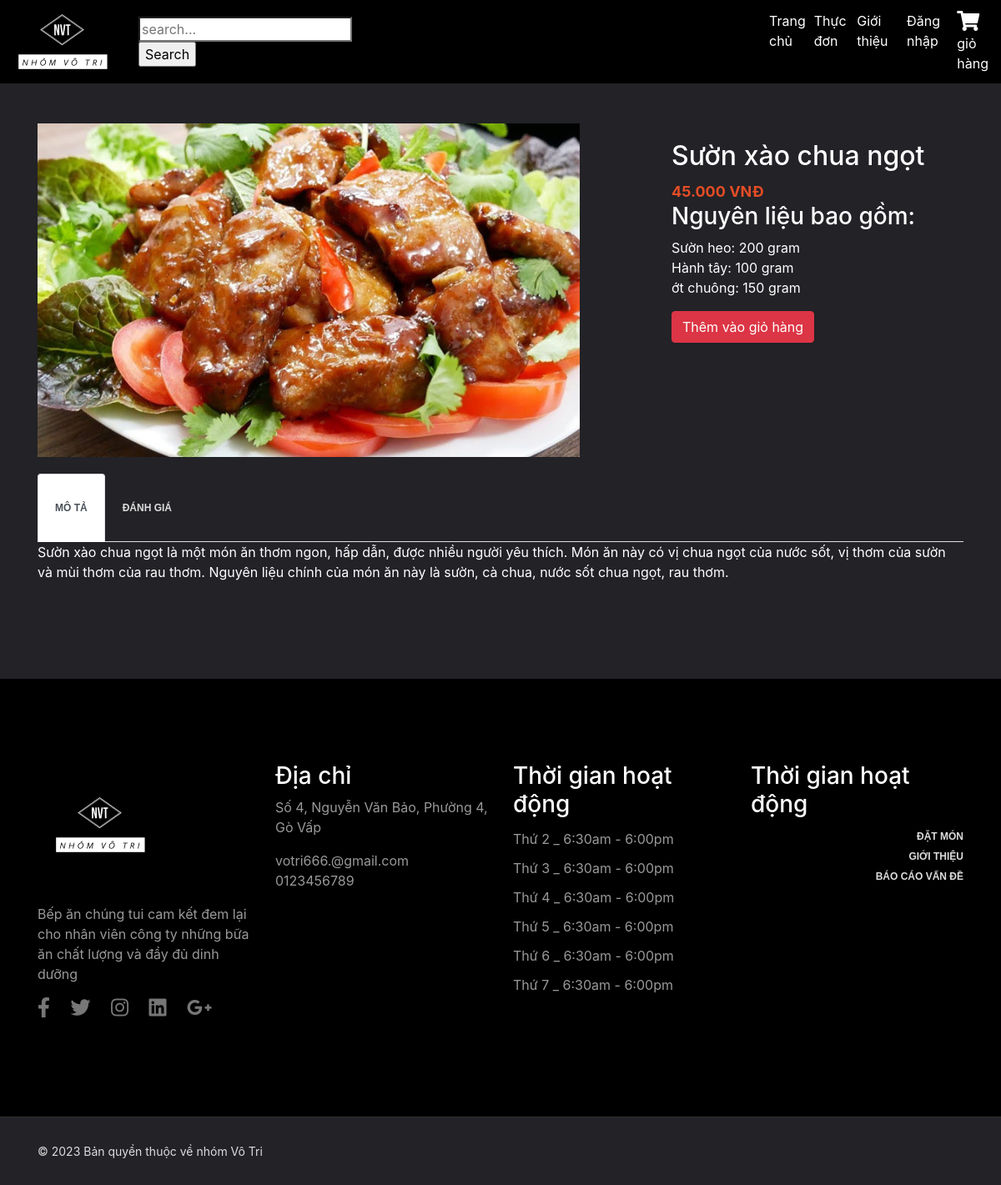
/?mod=chitiet&id=8&date=2023-12-13, run on the app's committed database.
### tables this page shows
CREATE TABLE `chitietnguyenlieu` (
  `idnguyenlieu` int(2) NOT NULL,
  `id_monan` int(2) NOT NULL,
  `soluongsudung` int(10) NOT NULL,
  `donvitinh` varchar(30) NOT NULL
);

CREATE TABLE `nguyenlieu` (
  `idnguyenlieu` int(2) NOT NULL,
  `tennguyenlieu` varchar(30) NOT NULL
);

### Controller/cMonan.php (called while the page is built, shortened)
<?php
include_once("Model/mMonan.php");
class controlMonan
{
    function getShowchitiet($id)
    {
        $p = new modelMonan();
        $tbl = $p->Showchitiet($id);
        return $tbl;
    }
}
?>

### Model/ketnoi.php (called while the page is built, shortened)
<?php
class KetNoiDB
{
    function moKetNoi(& $con)
    {
        $con = new mysqli("localhost", "root", "", "bepan_votri");
        $con->set_charset("utf8");
        return $con;
    }
}
?>

### Model/mMonan.php (called while the page is built, shortened)
<?php
include_once("ketnoi.php");
class modelMonan
{
    function Showchitiet($id)
{
    $p = new KetNoiDB();
    if ($p->moKetNoi($con)) {
        $query = "SELECT monan.*, chitietnguyenlieu.*, nguyenlieu.tennguyenlieu
        FROM monan
        INNER JOIN chitietnguyenlieu ON monan.id_monan = chitietnguyenlieu.id_monan
        INNER JOIN nguyenlieu ON nguyenlieu.idnguyenlieu = chitietnguyenlieu.idnguyenlieu
        WHERE monan.id_monan =" . $id;
        $result = $con->query($query);
        if ($result) {
            $data = array();
            while ($row = $result->fetch_assoc()) {
                $data['monan']['id_monan'] = $row['id_monan'];
                $data['monan']['tenmonan'] = $row['tenmonan'];
                $data['monan']['gia'] = $row['gia'];
                $data['monan']['hinhanh'] = $row['hinhanh'];
                $data['monan']['mota'] = $row['mota'];
                $data['nguyenlieu'][] = array(
                    'idnguyenlieu' => $row['idnguyenlieu'],
                    'tennguyenlieu' => $row['tennguyenlieu'],
                    'soluongsudung' => $row['soluongsudung'],
                    'donvitinh' => $row['donvitinh'],
                );
            }
            return $data;
        } else {
            echo "Lỗi truy vấn: " . $con->error;
        }
    } else {
        return false;
    }
}
}
?>

### View/vChitietmonan.php (the view, shortened to what this page needs)
<?php
include_once("Controller/cMonan.php");
$p = new controlMonan();
if (isset($_GET['id'])) {
    $id = $_GET['id'];
    $monan = $p->getShowchitiet($id);
} else {
    echo "Không có ID món ăn được cung cấp.";
    exit;
}
?>
<!DOCTYPE html>
<html lang="en">
<head>
</head>
<body>
<section style="padding: 100px 0 100px; background-color: #222227;">
<div class="container mt-5 ">
    <div class="row">
        <div class="col-md-8">
            <div class="chitiet">
                <img src="Design/image/<?php echo $monan['monan']['hinhanh']; ?>" alt="<?php echo $monan['monan']['tenmonan']; ?>">
            </div>
        </div>
        <div class="col-md-4">
        <div class="info">
    <div class="name"><h2><?php echo $monan['monan']['tenmonan']; ?></h2></div>
    <div class="price"><?php echo number_format($monan['monan']['gia'], 0, ',', '.') ?> VNĐ</div>
    <div><h3>Nguyên liệu bao gồm:</h3></div>
    <?php
    if (isset($monan['nguyenlieu']) && is_array($monan['nguyenlieu'])) {
        echo '<ul>';
        foreach ($monan['nguyenlieu'] as $nguyenlieu) {
            echo '<li>' . $nguyenlieu['tennguyenlieu'] . ': ' . $nguyenlieu['soluongsudung'] . ' ' . $nguyenlieu['donvitinh'] . '</li>';
        }
        echo '</ul>';
    } else {
        echo 'Không có nguyên liệu.';
    }
    ?>
        <a href="index.php?mod=cart&act=Add&id_monan=<?php echo $monan['monan']['id_monan']; ?>&date=<?php echo $_GET['date'] ?>" class="btn btn-danger">Thêm vào giỏ hàng</a>
</div>
        </div>
        <div class="col-md-12">
            <ul class="nav nav-tabs">
                <li class="nav-item">
                    <a class="nav-link active" id="moTa-tab" data-toggle="tab" href="#moTa">Mô tả</a>
                </li>
                <li class="nav-item">
                    <a class="nav-link" id="danhGia-tab" data-toggle="tab" href="#danhGia">Đánh giá</a>
                </li>
            </ul>
            <div class="tab-content">
                <div class="tab-pane fade show active" id="moTa">
                    <p><?php echo $monan['monan']['mota']; ?></p>
                </div>
        </div>
    </div>
</div>
</section>
<section class="widget_section" style="background-color: black;padding: 100px 0;">
        <div class="container">
            <div class="row">
                <div class="col-lg-3 col-md-6">
                <img src="./Design/images/Nhom_vo_tri_logos_white.png" alt="Restaurant Logo" style="width: 150px;margin-bottom: 20px;">
                    <div class="footer_widget">
                        <p>
                            Bếp ăn chúng tui cam kết đem lại cho nhân viên công ty những bữa ăn chất lượng và đầy đủ dinh dưỡng
                        </p>
                        <ul class="widget_social">
                            <li><a href="#" data-toggle="tooltip" title="Facebook"><i class="fab fa-facebook-f fa-2x"></i></a></li>
                            <li><a href="#" data-toggle="tooltip" title="Twitter"><i class="fab fa-twitter fa-2x"></i></a></li>
                            <li><a href="#" data-toggle="tooltip" title="Instagram"><i class="fab fa-instagram fa-2x"></i></a></li>
                            <li><a href="#" data-toggle="tooltip" title="LinkedIn"><i class="fab fa-linkedin fa-2x"></i></a></li>
                            <li><a href="#" data-toggle="tooltip" title="Google+"><i class="fab fa-google-plus-g fa-2x"></i></a></li>
                        </ul>
                    </div>
                </div>
                <div class="col-lg-3 col-md-6">
                     <div class="footer_widget">
                        <h3>Địa chỉ</h3>
                        <p>
                            Số 4, Nguyễn Văn Bảo, Phường 4, Gò Vấp
                        </p>
                        <p>
                            votri666.@gmail.com <br>
                            0123456789
                        </p>
                     </div>
                </div>
                <div class="col-lg-3 col-md-6">
                    <div class="footer_widget">
                        <h3>
                            Thời gian hoạt động
                        </h3>
                        <ul class="opening_time">
                            <li>Thứ 2 _ 6:30am - 6:00pm</li>
                            <li>Thứ 3 _ 6:30am - 6:00pm</li>
                            <li>Thứ 4 _ 6:30am - 6:00pm</li>
                            <li>Thứ 5 _ 6:30am - 6:00pm</li>
                            <li>Thứ 6 _ 6:30am - 6:00pm</li>
                            <li>Thứ 7 _ 6:30am - 6:00pm</li>
                        </ul>
                    </div>
                </div>
                <div class="col-lg-3 col-md-6">
						<div class="footer_widget">
                        <h3>
                            Thời gian hoạt động
                        </h3>
						<ul class="footer_social">
							<li><a href="#">Đặt món</a></li> <br>
							<li><a href="#">Giới thiệu</a></li><br>
							<li><a href="#">Báo cáo vấn đề</a></li><br>
						</ul>
                    </div>
					</div>
            </div>
        </div>
    </section>
</body>
</html>

### Design/css/main.css (style rules this page uses)
a, a:hover { text-decoration: none !important; }
ul { display: block; list-style: none; padding: 0; margin: 0; }
html { scroll-behavior: smooth; }
body { font-family: 'Roboto', sans-serif; font-size: 16px; line-height: 28px; font-weight: 300; }
ul.nav>li { position: relative; }
ul.nav>li>a { color: #ddd; font-family: work sans,sans-serif; display: inline-block; vertical-align: middle; padding: 0 20px; letter-spacing: 0; font-size: 12px; font-weight: 600; text-transform: uppercase; line-height: 80px; z-index: 1; transition: 0.5s; }
.widget_social { display: block; text-align: left; }
.widget_social li { display: inline-block; }
.widget_social li a { color: #777; font-size: 12px; margin-right: 20px; }
.footer_widget p { color: #999; }
.footer_widget h3 { color: #fff; }
.opening_time li { color: #999; line-height: 35px; }
.footer_social { display: block; text-align: right; }
.footer_social li { display: inline-block; }
.footer_social li a { font-family: "Work Sans",sans-serif; color: #ddd; font-size: 12px; font-weight: 600; text-transform: uppercase; margin-left: 20px; }

### View/vChitietmonan.php (style rules this page uses)
body { background-color: black; color: white; }
.chitiet img { width: 650px; height: 400px; object-fit: cover; }
.info { overflow: hidden; margin-top: 20px; }
.name { font-size: 24px; font-weight: bold; }
.price { font-size: 18px; font-weight: bold; color: #e44d26; margin-top: 10px; }
.nav-tabs { margin-top: 20px; }

### data on the page
chitietnguyenlieu: idnguyenlieu.tennguyenlieu "Sườn heo", soluongsudung "200", donvitinh "gram"
chitietnguyenlieu: idnguyenlieu.tennguyenlieu "Hành tây", soluongsudung "100", donvitinh "gram"
chitietnguyenlieu: idnguyenlieu.tennguyenlieu "ớt chuông", soluongsudung "150", donvitinh "gram"

### other printed values
$monan['monan']['tenmonan'] "Sườn xào chua ngọt"
$monan['monan']['gia'] "45.000"
